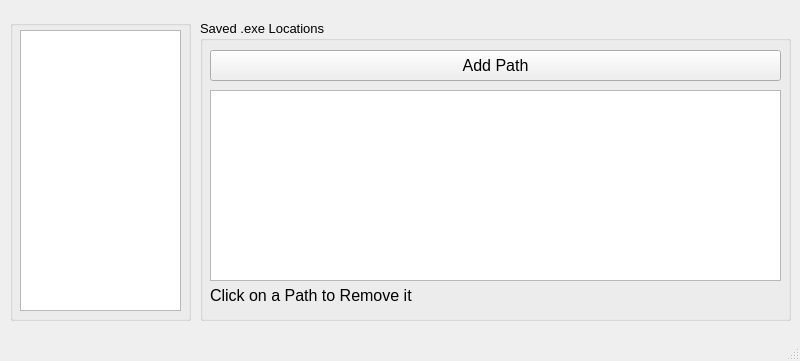
<?xml version="1.0" encoding="UTF-8"?>
<ui version="4.0">
 <class>configWindow</class>
 <widget class="QMainWindow" name="configWindow">
  <property name="geometry">
   <rect>
    <x>0</x>
    <y>0</y>
    <width>800</width>
    <height>361</height>
   </rect>
  </property>
  <property name="contextMenuPolicy">
   <enum>Qt::DefaultContextMenu</enum>
  </property>
  <property name="windowTitle">
   <string>Windows Manager - Config</string>
  </property>
  <widget class="QWidget" name="centralwidget">
   <widget class="QGroupBox" name="groupBox">
    <property name="geometry">
     <rect>
      <x>10</x>
      <y>20</y>
      <width>181</width>
      <height>301</height>
     </rect>
    </property>
    <property name="title">
     <string/>
    </property>
    <widget class="QListWidget" name="listWidget">
     <property name="geometry">
      <rect>
       <x>10</x>
       <y>10</y>
       <width>161</width>
       <height>281</height>
      </rect>
     </property>
    </widget>
   </widget>
   <widget class="QGroupBox" name="groupBox_2">
    <property name="geometry">
     <rect>
      <x>200</x>
      <y>20</y>
      <width>591</width>
      <height>301</height>
     </rect>
    </property>
    <property name="font">
     <font>
      <pointsize>10</pointsize>
     </font>
    </property>
    <property name="title">
     <string>Saved .exe Locations</string>
    </property>
    <property name="flat">
     <bool>false</bool>
    </property>
    <property name="checkable">
     <bool>false</bool>
    </property>
    <widget class="QListWidget" name="pathList">
     <property name="geometry">
      <rect>
       <x>10</x>
       <y>70</y>
       <width>571</width>
       <height>191</height>
      </rect>
     </property>
    </widget>
    <widget class="QLabel" name="label">
     <property name="geometry">
      <rect>
       <x>10</x>
       <y>260</y>
       <width>341</width>
       <height>31</height>
      </rect>
     </property>
     <property name="font">
      <font>
       <pointsize>12</pointsize>
      </font>
     </property>
     <property name="text">
      <string>Click on a Path to Remove it</string>
     </property>
    </widget>
    <widget class="QPushButton" name="addPath">
     <property name="geometry">
      <rect>
       <x>10</x>
       <y>30</y>
       <width>571</width>
       <height>31</height>
      </rect>
     </property>
     <property name="font">
      <font>
       <pointsize>12</pointsize>
      </font>
     </property>
     <property name="text">
      <string>Add Path</string>
     </property>
    </widget>
   </widget>
  </widget>
  <widget class="QStatusBar" name="statusbar"/>
  <action name="createAction">
   <property name="text">
    <string>Create New Instance</string>
   </property>
  </action>
  <action name="openAction">
   <property name="text">
    <string>Open Existing Instances</string>
   </property>
  </action>
  <action name="quitAction">
   <property name="text">
    <string>Quit</string>
   </property>
  </action>
  <action name="configAction">
   <property name="text">
    <string>Config Menu</string>
   </property>
  </action>
  <action name="locationAction">
   <property name="text">
    <string>Saved .exe Locations</string>
   </property>
  </action>
  <action name="autoplayAction">
   <property name="text">
    <string>Autoplay Speed</string>
   </property>
  </action>
 </widget>
 <resources/>
 <connections/>
</ui>
